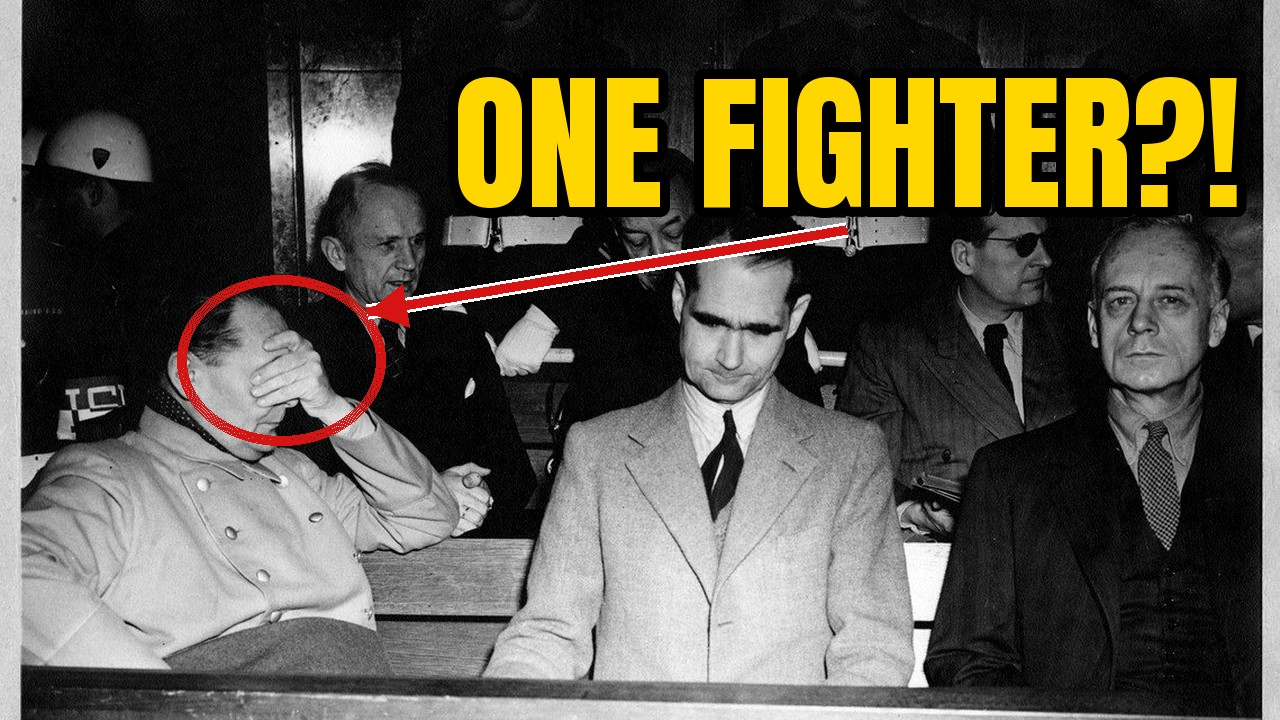
#> input picture prove_archivi/ww2-pow/studio/A_1.jpg, 1280 x 720 px, given in place of storico_5_4.jpg, which was not available
$ python componi_ww2.py
#> lines starting #> are read from the running program, lines starting #| are printed output that depends on the picture
import math, random
from PIL import Image, ImageDraw, ImageFont, ImageOps, ImageEnhance, ImageFilter
F = '/tmp/claude-0/-home-claude/42780c28-4eb1-5b2d-abae-e2eeedb35095/scratchpad/font/'
C = '/home/claude/ambience/prove_archivi/ww2-pow/'
ANTON = lambda s: ImageFont.truetype(F + 'Anton.ttf', s)
TYPE = lambda s: ImageFont.truetype(F + 'SpecialElite.ttf', s)
W, H = 1280, 720
GIALLO, ROSSO = (255, 214, 0), (214, 20, 20)
# (file, soggetto x,y, secondo dettaglio x,y, testo A, testo B, testo C, titolo)
COP = [('storico_5_4.jpg', (.22, .40), (.55, .33), 'ONE FIGHTER?!', 'HE NAMED ONE FIGHTER', 'ONE FIGHTER.', 'They Asked Göring Why the Luftwaffe Lost. He Named One Fighter.'),
       ('storico_3_3.jpg', (.47, .47), (.27, .84), 'SOUP?!', "THEY DIDN'T BELIEVE IT", 'NOT A TRICK.', 'German POWs Expected to Starve. The Americans Brought Soup.'),
       ('storico_3_1.jpg', (.71, .42), (.42, .45), 'A TRICK?!', 'THEY THOUGHT IT WAS A TRICK', 'A TRICK?', 'German POWs Got Christmas Dinner in America. They Thought It Was a Trick.'),
       ('storico_5_1.jpg', (.62, .41), (.25, .25), 'ONE DAY?!', 'HE NAMED ONE DAY', 'ONE DAY.', 'They Asked Göring When He Knew the War Was Lost. He Named One Day.')]


def base(f, sx, sy, bw=True):
#> called with f = 'storico_5_4.jpg', sx = 0.22, sy = 0.4, bw = True
    im = Image.open(C + 'cand/' + f).convert('RGB')
#> im is the input picture: PIL image 1280x720 RGB; mean R, G, B 92.7, 87.8, 73.3
    w, h = im.size
#> w = 1280; h = 720
    if w / h > W / H:
        nw = int(h * W / H); x0 = int(min(max(sx * w - nw / 2, 0), w - nw)); im = im.crop((x0, 0, x0 + nw, h))
    else:
        nh = int(w * H / W); y0 = int(min(max(sy * h - nh / 2, 0), h - nh)); im = im.crop((0, y0, w, y0 + nh))
#> after `nh = int(w * H / W)`: nh = 720
#> after `y0 = int(min(max(sy * h - nh / 2, 0), h - nh))`: y0 = 0
    im = im.resize((W, H), Image.LANCZOS)
    if bw:
        im = ImageOps.grayscale(im).convert('RGB')
    im = ImageEnhance.Contrast(im).enhance(1.25)
    return im


def pos(f, p):   # coordinate del soggetto dopo il ritaglio
#> called with f = 'storico_5_4.jpg', p = (0.22, 0.4)
    im = Image.open(C + 'cand/' + f); w, h = im.size
#> after `w, h = im.size`: w = 1280; h = 720
    if w / h > W / H:
        nw = h * W / H; x0 = min(max(p[0] * w - nw / 2, 0), w - nw); return ((p[0] * w - x0) / nw * W, p[1] * H)
    nh = w * H / W; y0 = min(max(p[1] * h - nh / 2, 0), h - nh); return (p[0] * W, (p[1] * h - y0) / nh * H)
#> after `nh = w * H / W`: nh = 720
#> after `y0 = min(max(p[1] * h - nh / 2, 0), h - nh)`: y0 = 0


def testo_bordo(d, xy, t, f, fill, bordo=8):
    d.text(xy, t, font=f, fill=fill, stroke_width=bordo, stroke_fill='black')


def stile_a(c):   # CERCHIO ROSSO (come The World War Archive): foto vera, scritta gialla, cerchio e freccia sul dettaglio
    f, s, s2, ta = c[0], c[1], c[2], c[3]
    im = base(f, *s); d = ImageDraw.Draw(im)
    x, y = pos(f, s); r = 95
#> after `x, y = pos(f, s)`: x = 281.6; y = 288
    for k in range(10):
        d.ellipse((x - r - k, y - r * .8 - k, x + r + k, y + r * .8 + k), outline=ROSSO)
    fn = ANTON(150); tw = d.textlength(ta, font=fn)
#> after `tw = d.textlength(ta, font=fn)`: tw = 1162.6
    tx = 40 if x > W / 2 else W - tw - 40
#> tx = 77.36
    testo_bordo(d, (tx, 30), ta, fn, GIALLO, 10)
    ax, ay = tx + tw / 2, 230; bx, by = x + (-r if x > ax else r) * .9, y - r * .5
#> after `ax, ay = (tx + tw / 2, 230)`: ax = 658.7; ay = 230
#> after `bx, by = (x + (-r if x > ax else r) * 0.9, y - r * 0.5)`: bx = 367.1; by = 240.5
    d.line((ax, ay, bx, by), fill='white', width=16); d.line((ax, ay, bx, by), fill=ROSSO, width=10)
    ang = math.atan2(by - ay, bx - ax)
#> ang = 3.11
    pts = [(bx, by), (bx - 45 * math.cos(ang - .5), by - 45 * math.sin(ang - .5)), (bx - 45 * math.cos(ang + .5), by - 45 * math.sin(ang + .5))]
#> pts = [(367.1, 240.5), (405.8, 217.5), (407.3, 260.6)]
    d.polygon(pts, fill=ROSSO)
    return im


def stile_b(c):   # ETICHETTA ROSSA (come WWII Desk / WWII PUB): bianco e nero sobrio, fascia rossa con la frase
    f, s, tb = c[0], c[1], c[4]
#> f = 'storico_5_4.jpg'; s = (0.22, 0.4); tb = 'HE NAMED ONE FIGHTER'
    im = base(f, *s)
    im = Image.composite(im, Image.new('RGB', (W, H), 'black'), Image.linear_gradient('L').rotate(0).resize((W, H)).point(lambda v: 255 - int(v * .55)))
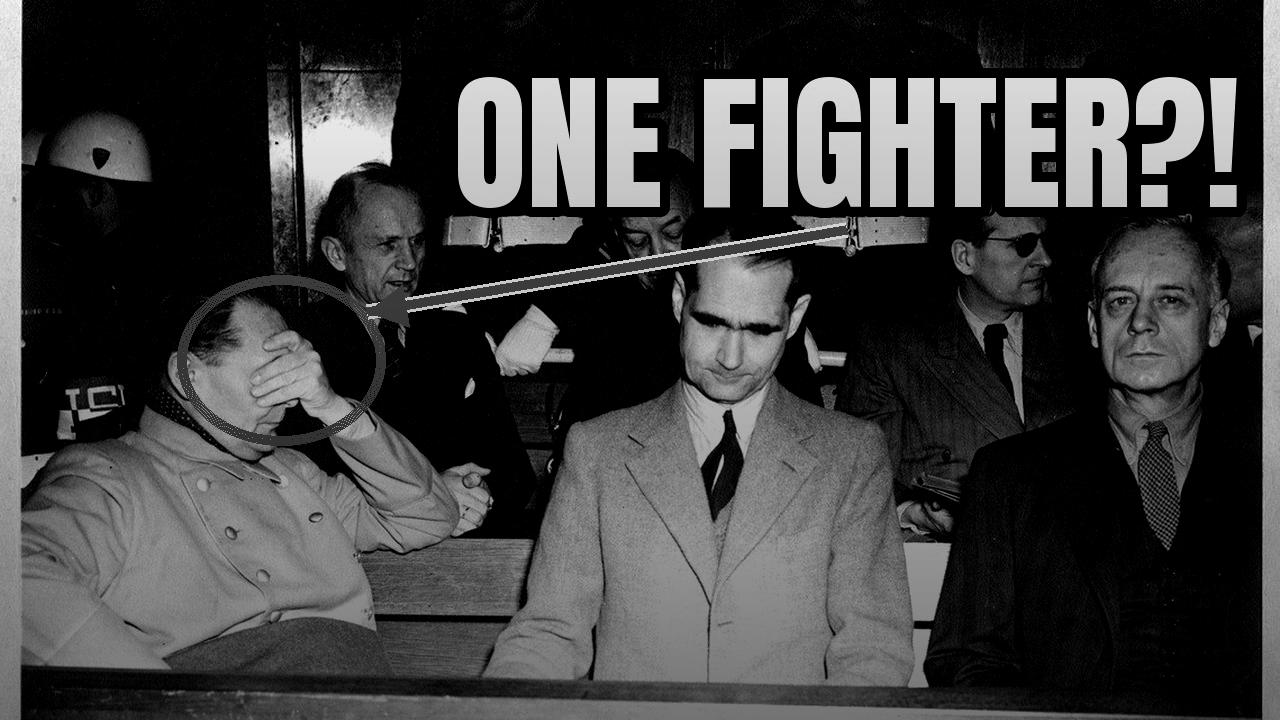
#> im: PIL image 1280x720 RGB; min 0, max 255, mean 62.1
    d = ImageDraw.Draw(im); fn = ANTON(82)
    tw = d.textlength(tb, font=fn); x0 = 60 if pos(f, s)[0] > W / 2 else W - tw - 100
#> after `tw = d.textlength(tb, font=fn)`: tw = 1027.9
#> after `x0 = 60 if pos(f, s)[0] > W / 2 else W - tw - 100`: x0 = 152.1
    d.rectangle((x0, H - 190, x0 + tw + 50, H - 70), fill=ROSSO)
    d.text((x0 + 25, H - 183), tb, font=fn, fill='white')
    return im


def stile_c(c):   # FASCICOLO (tratto distintivo nostro): foto seppia, cartellino d'interrogatorio battuto a macchina, timbro rosso
    f, s, tc = c[0], c[1], c[5]
#> f = 'storico_5_4.jpg'; s = (0.22, 0.4); tc = 'ONE FIGHTER.'
    im = base(f, *s)
    sep = ImageOps.colorize(ImageOps.grayscale(im), (25, 18, 10), (240, 225, 195)); im = sep
#> after `sep = ImageOps.colorize(ImageOps.grayscale(im), (25, 18, 10), (240, 22`:
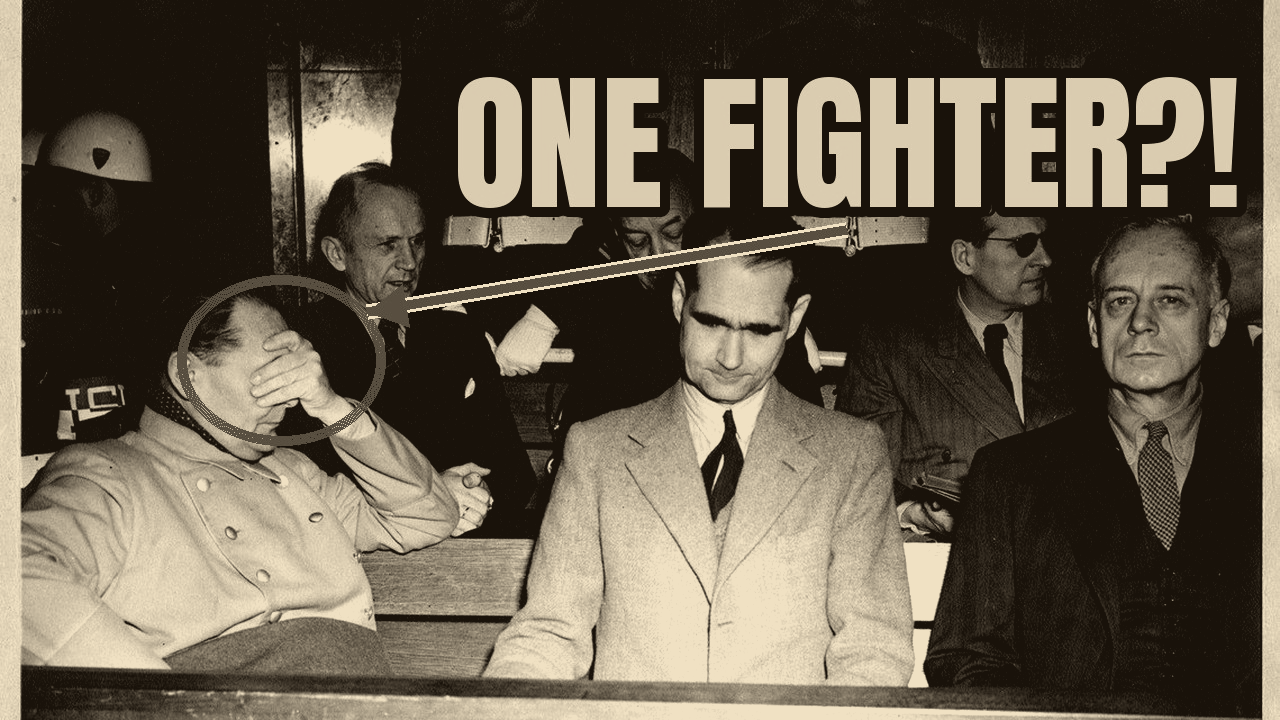
#> sep: PIL image 1280x720 RGB; mean R, G, B 102.3, 92.4, 76.4
    d = ImageDraw.Draw(im)
    sx_ = pos(f, s)[0]; x0 = 50 if sx_ > W / 2 else W - 560
#> after `sx_ = pos(f, s)[0]`: sx_ = 281.6
#> after `x0 = 50 if sx_ > W / 2 else W - 560`: x0 = 720
    card = Image.new('RGBA', (510, 250), (236, 226, 200, 255)); cd = ImageDraw.Draw(card)
#> after `card = Image.new('RGBA', (510, 250), (236, 226, 200, 255))`:
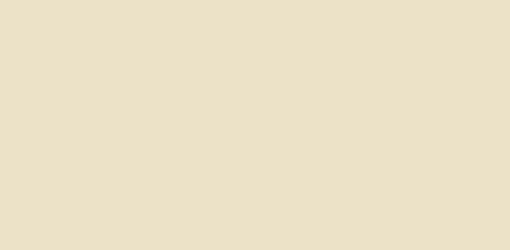
#> card: PIL image 510x250 RGBA; mean R, G, B, A 236, 226, 200, 255
    for k in range(6):
        cd.line((0, 70 + k * 45, 510, 70 + k * 45), fill=(170, 160, 140), width=1)
    cd.text((22, 14), 'INTERROGATION REPORT  1945', font=TYPE(30), fill=(40, 30, 25))
    sz = 130
    while cd.textlength(tc, font=ANTON(sz)) > 466 and sz > 50:
        sz -= 4
#> this loop made 17 passes
#> sz on passes 1 to 12: 126, 122, 118, 114, 110, 106, 102, 98, 94, 90, 86, 82
#> after the loop, sz = 62
    fn = ANTON(sz); cd.text((22, 80), tc, font=fn, fill=(20, 20, 20))
    st = Image.new('RGBA', (360, 110), (0, 0, 0, 0)); sd = ImageDraw.Draw(st)
#> after `st = Image.new('RGBA', (360, 110), (0, 0, 0, 0))`: st: PIL image 360x110 RGBA; every value is 0
    sd.rectangle((4, 4, 356, 106), outline=(200, 20, 20, 230), width=7); sd.text((24, 14), 'CLASSIFIED', font=ANTON(74), fill=(200, 20, 20, 230))
    st = st.rotate(-8, expand=True)
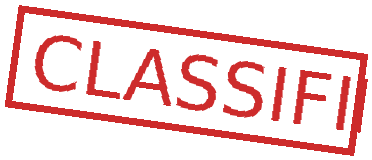
#> st: PIL image 372x160 RGBA; mean R, G, B, A 41.6, 4.2, 4.2, 45.2; transparent parts drawn white
    card = card.rotate(3, expand=True, fillcolor=(0, 0, 0, 0))
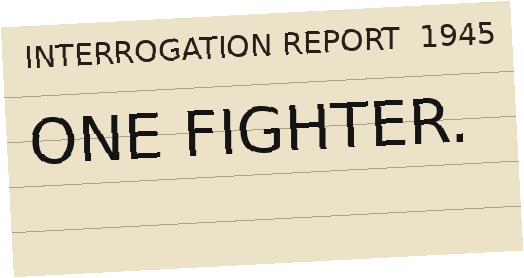
#> card: PIL image 524x278 RGBA; mean R, G, B, A 192.2, 183.9, 162.8, 223.2; transparent parts drawn white
    sh = Image.new('RGBA', card.size, (0, 0, 0, 0)); sh.paste((0, 0, 0, 140), mask=card.split()[3]); sh = sh.filter(ImageFilter.GaussianBlur(10))
#> after `sh = Image.new('RGBA', card.size, (0, 0, 0, 0))`: sh: PIL image 524x278 RGBA; every value is 0
#> after `sh = sh.filter(ImageFilter.GaussianBlur(10))`:
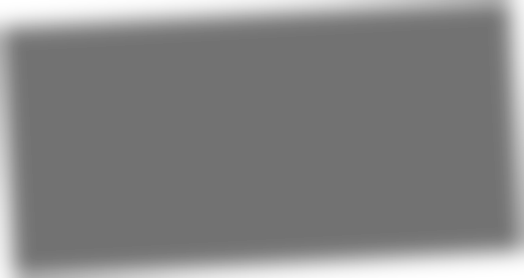
#> sh: PIL image 524x278 RGBA; mean R, G, B, A 0, 0, 0, 121.5; transparent parts drawn white
    im = im.convert('RGBA'); im.alpha_composite(sh, (x0 + 12, 60 + 14)); im.alpha_composite(card, (x0, 60)); im.alpha_composite(st, (x0 + 130, 300))
#> after `im.alpha_composite(card, (x0, 60))`:
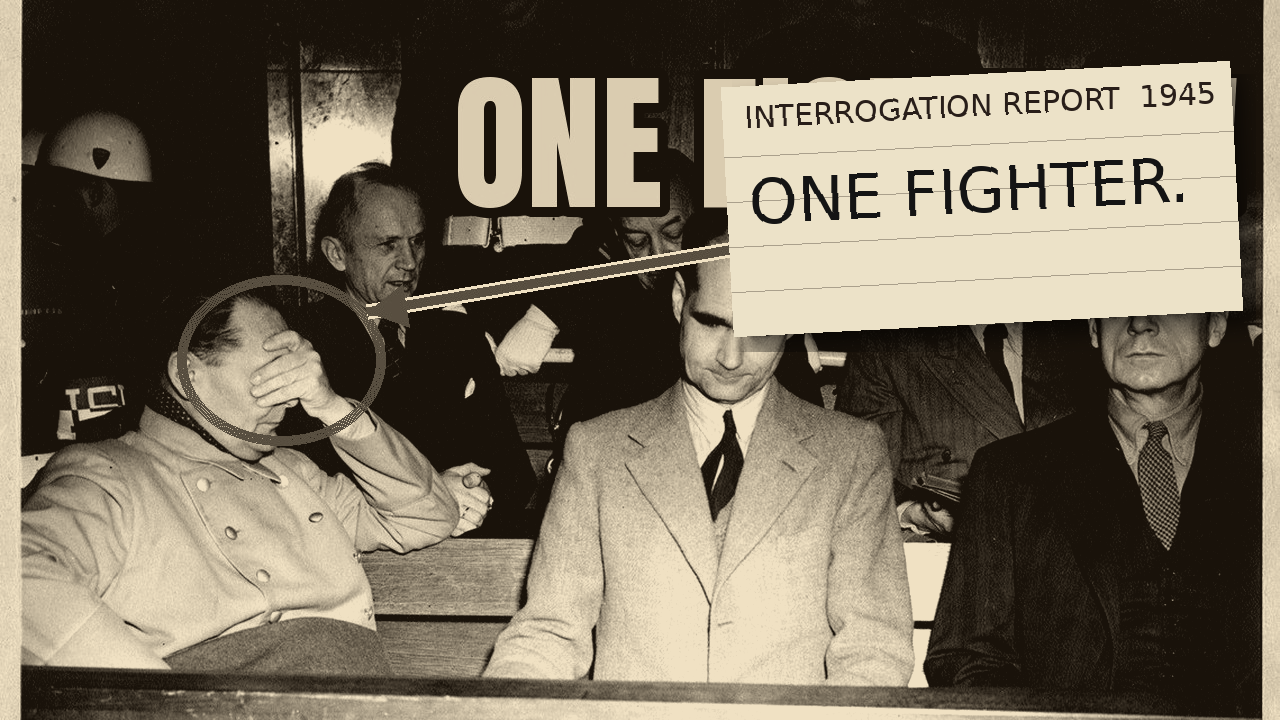
#> im: PIL image 1280x720 RGBA; mean R, G, B, A 117.2, 107.5, 90.6, 255
    return im.convert('RGB')


righe = []
for c in COP:
    righe.append([stile_a(c), stile_b(c), stile_c(c)])
#> pass 2 of the loop `for c in COP:`:
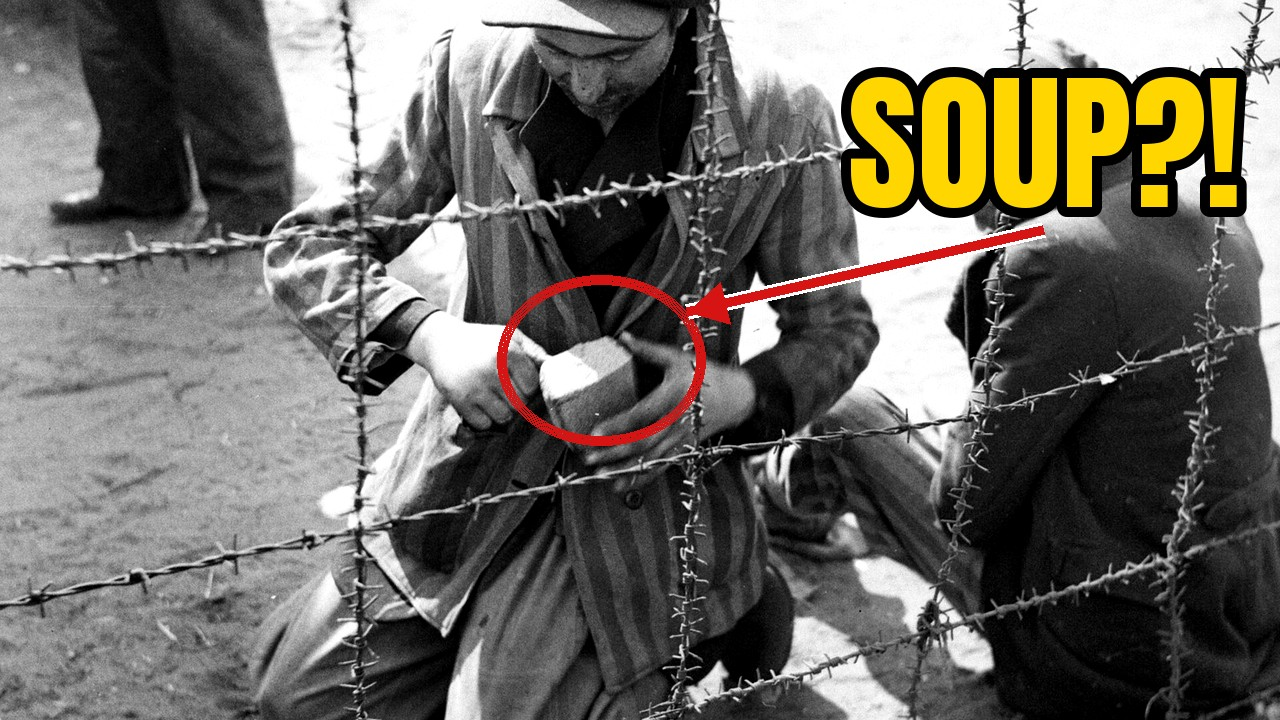
#> input picture prove_archivi/ww2-pow/studio/A_2.jpg, 1280 x 720 px, given in place of storico_3_3.jpg, which was not available
#> in base, im is the input picture: PIL image 1280x720 RGB; mean R, G, B 110.7, 107.5, 100.3
#> in stile_b (call 2), `f, s, tb = c[0], c[1], c[4]`: f = 'storico_3_3.jpg'; s = (0.47, 0.47); tb = "THEY DIDN'T BELIEVE IT"
#> in stile_b (call 2), `im = Image.composite(im, Image.new('RGB', (W, H), 'black'), Image.line..`:
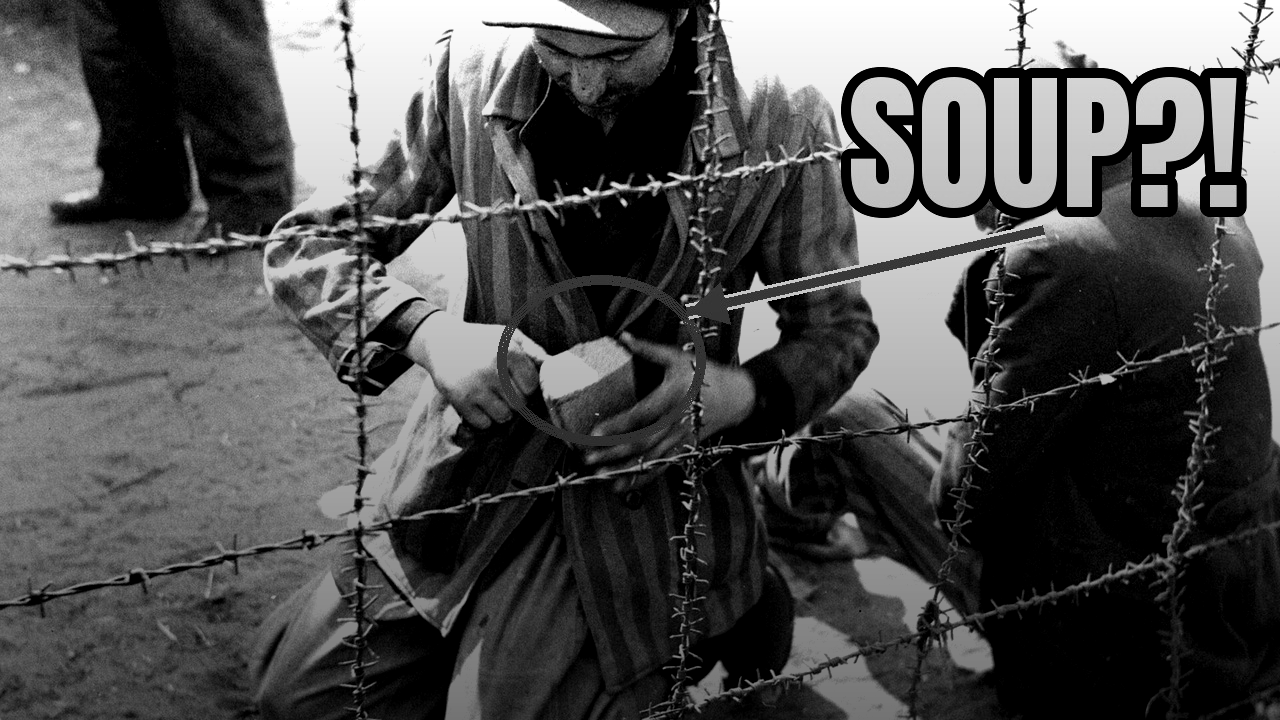
#> im: PIL image 1280x720 RGB; min 0, max 255, mean 81
#> in stile_b (call 2), `tw = d.textlength(tb, font=fn)`: tw = 988.2
#> in stile_b (call 2), `x0 = 60 if pos(f, s)[0] > W / 2 else W - tw - 100`: x0 = 191.8
#> in stile_c (call 2), `f, s, tc = c[0], c[1], c[5]`: f = 'storico_3_3.jpg'; s = (0.47, 0.47); tc = 'NOT A TRICK.'
#> sx_ = 601.6
#> the loop in stile_c (call 2), `while cd.textlength(tc, font=ANTON(sz)) > 466 and sz > 50:` made 16 passes
#> after the loop in stile_c (call 2), `while cd.textlength(tc, font=ANTON(sz)) > 466 and sz > 50:`: sz = 66
#> in stile_c (call 2), `im.alpha_composite(card, (x0, 60))`:
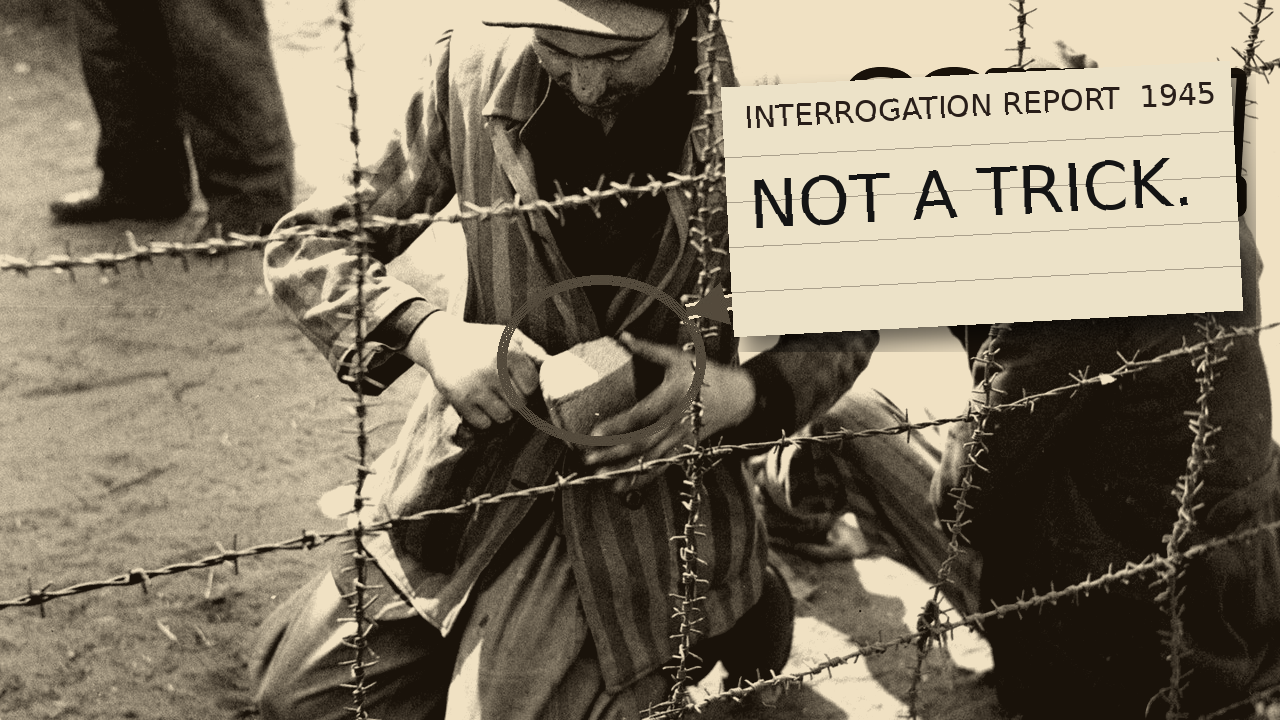
#> im: PIL image 1280x720 RGBA; mean R, G, B, A 126.5, 116.4, 98.5, 255
#> (the run stopped early here; a loop or call above may not have finished)
